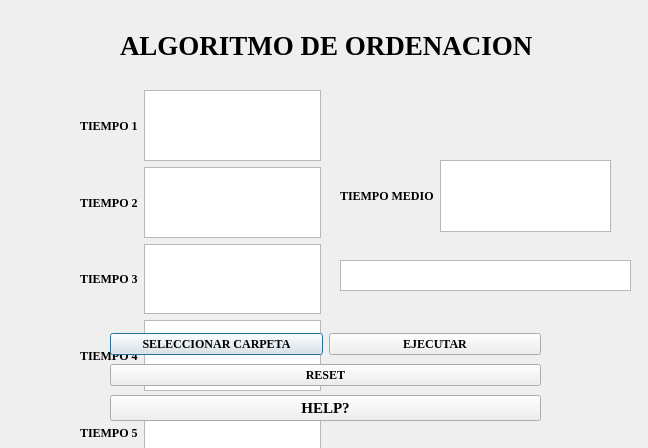
<?xml version="1.0" encoding="UTF-8"?>
<ui version="4.0">
 <class>FiltroNegativo</class>
 <widget class="QDialog" name="FiltroNegativo">
  <property name="geometry">
   <rect>
    <x>0</x>
    <y>0</y>
    <width>648</width>
    <height>448</height>
   </rect>
  </property>
  <property name="font">
   <font>
    <family>Times New Roman</family>
    <bold>true</bold>
   </font>
  </property>
  <property name="windowTitle">
   <string>Dialog</string>
  </property>
  <widget class="QWidget" name="horizontalLayoutWidget_2">
   <property name="geometry">
    <rect>
     <x>80</x>
     <y>90</y>
     <width>241</width>
     <height>378</height>
    </rect>
   </property>
   <layout class="QHBoxLayout" name="horizontalLayout_2">
    <item>
     <layout class="QVBoxLayout" name="verticalLayout_2">
      <item>
       <widget class="QLabel" name="label_2">
        <property name="text">
         <string>TIEMPO 1</string>
        </property>
       </widget>
      </item>
      <item>
       <widget class="QLabel" name="label_3">
        <property name="text">
         <string>TIEMPO 2</string>
        </property>
       </widget>
      </item>
      <item>
       <widget class="QLabel" name="label_4">
        <property name="text">
         <string>TIEMPO 3</string>
        </property>
       </widget>
      </item>
      <item>
       <widget class="QLabel" name="label_5">
        <property name="text">
         <string>TIEMPO 4</string>
        </property>
       </widget>
      </item>
      <item>
       <widget class="QLabel" name="label_6">
        <property name="text">
         <string>TIEMPO 5</string>
        </property>
       </widget>
      </item>
     </layout>
    </item>
    <item>
     <layout class="QVBoxLayout" name="verticalLayout">
      <item>
       <widget class="QTextEdit" name="textEdit_2"/>
      </item>
      <item>
       <widget class="QTextEdit" name="textEdit_3"/>
      </item>
      <item>
       <widget class="QTextEdit" name="textEdit_4"/>
      </item>
      <item>
       <widget class="QTextEdit" name="textEdit"/>
      </item>
      <item>
       <widget class="QTextEdit" name="textEdit_6"/>
      </item>
     </layout>
    </item>
   </layout>
  </widget>
  <widget class="QLabel" name="label">
   <property name="geometry">
    <rect>
     <x>120</x>
     <y>30</y>
     <width>413</width>
     <height>30</height>
    </rect>
   </property>
   <property name="font">
    <font>
     <family>Times New Roman</family>
     <pointsize>20</pointsize>
     <bold>true</bold>
    </font>
   </property>
   <property name="text">
    <string>ALGORITMO DE ORDENACION</string>
   </property>
  </widget>
  <widget class="QWidget" name="horizontalLayoutWidget">
   <property name="geometry">
    <rect>
     <x>340</x>
     <y>160</y>
     <width>271</width>
     <height>72</height>
    </rect>
   </property>
   <layout class="QHBoxLayout" name="horizontalLayout">
    <item>
     <widget class="QLabel" name="label_7">
      <property name="text">
       <string>TIEMPO MEDIO</string>
      </property>
     </widget>
    </item>
    <item>
     <widget class="QTextEdit" name="textEdit_5"/>
    </item>
   </layout>
  </widget>
  <widget class="QWidget" name="verticalLayoutWidget">
   <property name="geometry">
    <rect>
     <x>110</x>
     <y>330</y>
     <width>431</width>
     <height>97</height>
    </rect>
   </property>
   <layout class="QVBoxLayout" name="verticalLayout_3">
    <item>
     <layout class="QHBoxLayout" name="horizontalLayout_3">
      <item>
       <widget class="QPushButton" name="seleccionarCarpeta">
        <property name="text">
         <string>SELECCIONAR CARPETA</string>
        </property>
       </widget>
      </item>
      <item>
       <widget class="QPushButton" name="ejecutar">
        <property name="text">
         <string>EJECUTAR</string>
        </property>
       </widget>
      </item>
     </layout>
    </item>
    <item>
     <widget class="QPushButton" name="reset">
      <property name="text">
       <string>RESET</string>
      </property>
     </widget>
    </item>
    <item>
     <widget class="QPushButton" name="help">
      <property name="font">
       <font>
        <family>Times New Roman</family>
        <pointsize>11</pointsize>
        <bold>true</bold>
       </font>
      </property>
      <property name="text">
       <string>HELP?</string>
      </property>
     </widget>
    </item>
   </layout>
  </widget>
  <widget class="QTextBrowser" name="rutaprueba">
   <property name="geometry">
    <rect>
     <x>340</x>
     <y>260</y>
     <width>291</width>
     <height>31</height>
    </rect>
   </property>
  </widget>
 </widget>
 <resources/>
 <connections/>
</ui>
